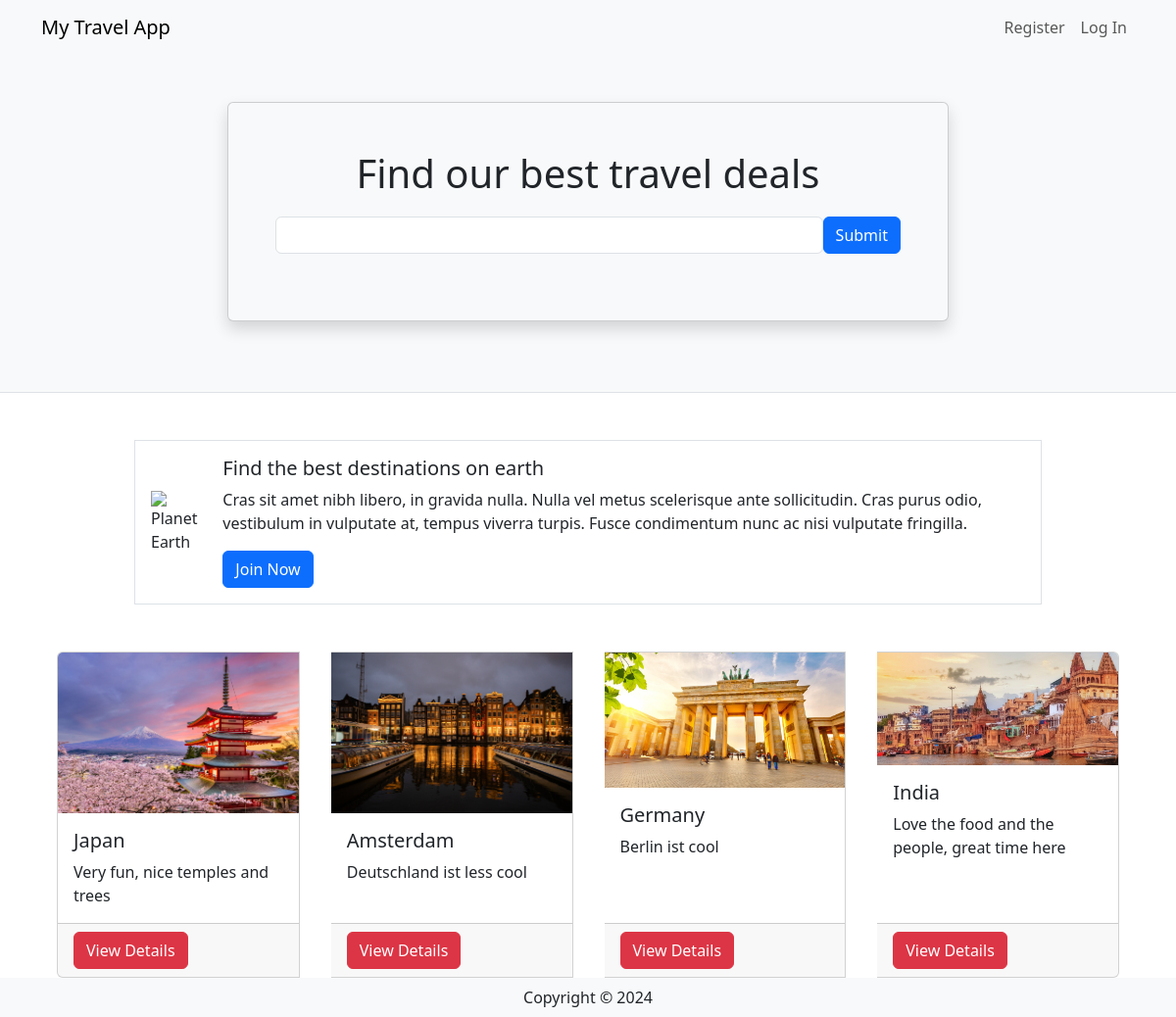
The page / on the database its author committed.
### travel/models.py (models this page shows, shortened)
class Destination(db.Model):
    __tablename__ = "destinations"
    id = db.Column(db.Integer, primary_key=True)
    name = db.Column(db.String(80))
    description = db.Column(db.String(200))
    image = db.Column(db.String(400))
    currency = db.Column(db.String(3))
    comments = db.relationship("Comment", backref="destination")

### travel/views.py (the view)
@mainbp.route("/")
def index():
    destinations = db.session.scalars(db.select(Destination)).all()
    return render_template("index.html", destinations=destinations)

### travel/templates/index.html (shortened to what this page needs)
{% extends 'base.html' %}
{% block header %}
<div class="container">
   <div class="row justify-content-center mt-5 pb-4">
      <div class="col-md-8">
         <div class="card shadow p-5 mb-5 bg-light">
            <h1 class="text-center mb-3">Find our best travel deals</h1>
            <form class="form-inline d-flex flex-nowrap" action="{{url_for('main.search')}}">
               <input type="text" name="search" class="form-control flex-grow-1 my-1 mr-sm-2" id=" SearchForm">
               <button type="submit" class="flex-shrink-1 btn btn-primary my-1">Submit</button>
            </form>
         </div>
      </div>
   </div>
</div>
{% endblock %}
{% block content %}
<div class="container">
   <div class="row mt-5 mb-5 justify-content-center">
      <div class="col-md-10">
         <div class="media border p-3 d-flex justify-content-start">
            <img class="align-self-center me-3" style="max-width:120px"
               src="https://upload.wikimedia.org/wikipedia/commons/thumb/2/22/Earth_Western_Hemisphere_transparent_background.png/600px-Earth_Western_Hemisphere_transparent_background.png"
               alt="Planet Earth">
            <div class="align-self-center media-body">
               <h5 class="mt-0">Find the best destinations on earth</h5>
               <p class="d-none d-sm-block">Cras sit amet nibh libero, in gravida nulla. Nulla vel metus
                  scelerisque ante sollicitudin. Cras purus odio, vestibulum in vulputate at, tempus viverra
                  turpis. Fusce condimentum nunc ac nisi vulputate fringilla.</p>
               <a href="#" class="btn btn-primary">Join Now</a>
            </div>
         </div>
      </div>
   </div>
   <div class="card-group">
      {% for destination in destinations %}
      <div class="card mx-3">
         <img class="card-img-top" src="{{destination.image}}" alt="destination picture">
         <div class="card-body">
            <h5 class="card-title">{{destination.name}}</h5>
            <p class="card-text">{{destination.description}}</p>
         </div>
         <div class="card-footer"><a href="{{url_for('destination.show', id=destination.id)}}" class="btn btn-danger">
               View Details </a></div>
      </div>
      {% endfor %}
   </div>
</div>
{% endblock %}

### travel/templates/base.html (shortened to what this page needs)
<html>
<head>
    <link href="https://cdn.jsdelivr.net/npm/bootstrap@5.3.0-alpha3/dist/css/bootstrap.min.css" rel="stylesheet"
>
</head>
</head>
<body>
    <header class="bg-light border-bottom">
        <nav class="navbar navbar-expand-lg navbar-light bg-light">
            <div class="container">
                <a href="/" class="navbar-brand">My Travel App</a>
                <div class="collapse navbar-collapse justify-content-end" id="navbarSupportedContent">
                    <div class="navbar-nav ml-auto">
                        {% if current_user.is_authenticated %}
                        <a class="nav-item nav-link disabled text-muted" href="#">Welcome
                            {{current_user.name}}</a>
                        <a class="nav-item nav-link" href="{{url_for('auth.logout')}}">Log Out</a>
                        <a class="nav-item nav-link" href="{{url_for('destination.create')}}">Create Destination</a>
                        <a class="nav-item nav-link" href="#">Bookings</a>
                        {% else %}
                        <a class="nav-item nav-link" href="{{url_for('auth.register')}}">Register</a>
                        <a class="nav-item nav-link" href="{{url_for('auth.login')}}">Log In</a>
                        {% endif %}
                    </div>
                </div>
            </div>
        </nav>
        {% block header %}
        {% endblock %}
    </header>
    {% block content %}
    {% endblock %}
    <footer class="footer">
        <div class="text-center py-2 bg-light">
            <span class="text-dark">Copyright &copy; 2024</span>
        </div>
    </footer>
</body>
</html>

### rows shown on the page
Destination: image (picture), name "Japan", description "Very fun, nice temples and trees"
Destination: image (picture), name "Amsterdam", description "Deutschland ist less cool"
Destination: image (picture), name "Germany", description "Berlin ist cool"
Destination: image (picture), name "India", description "Love the food and the people, great time here"
